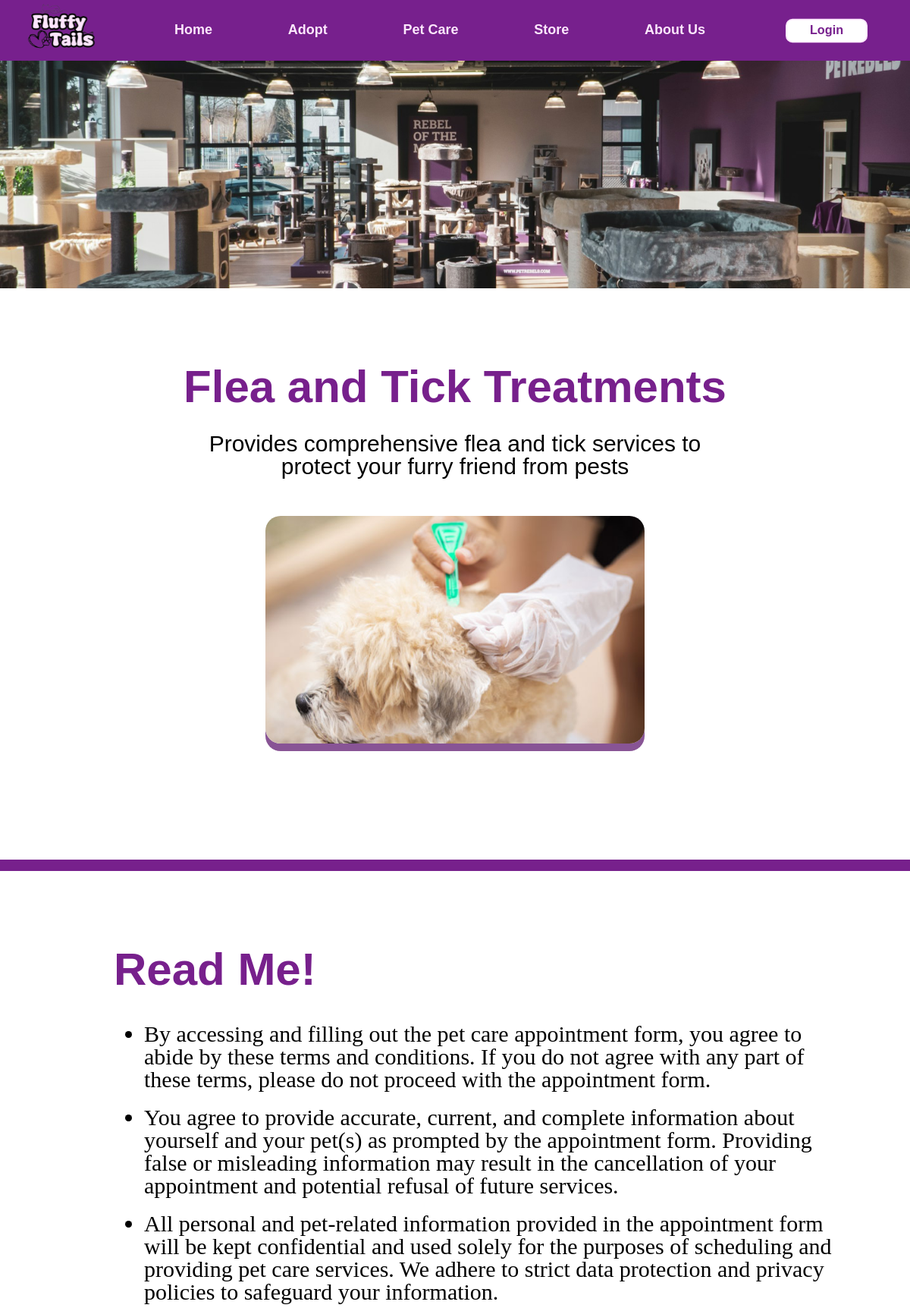
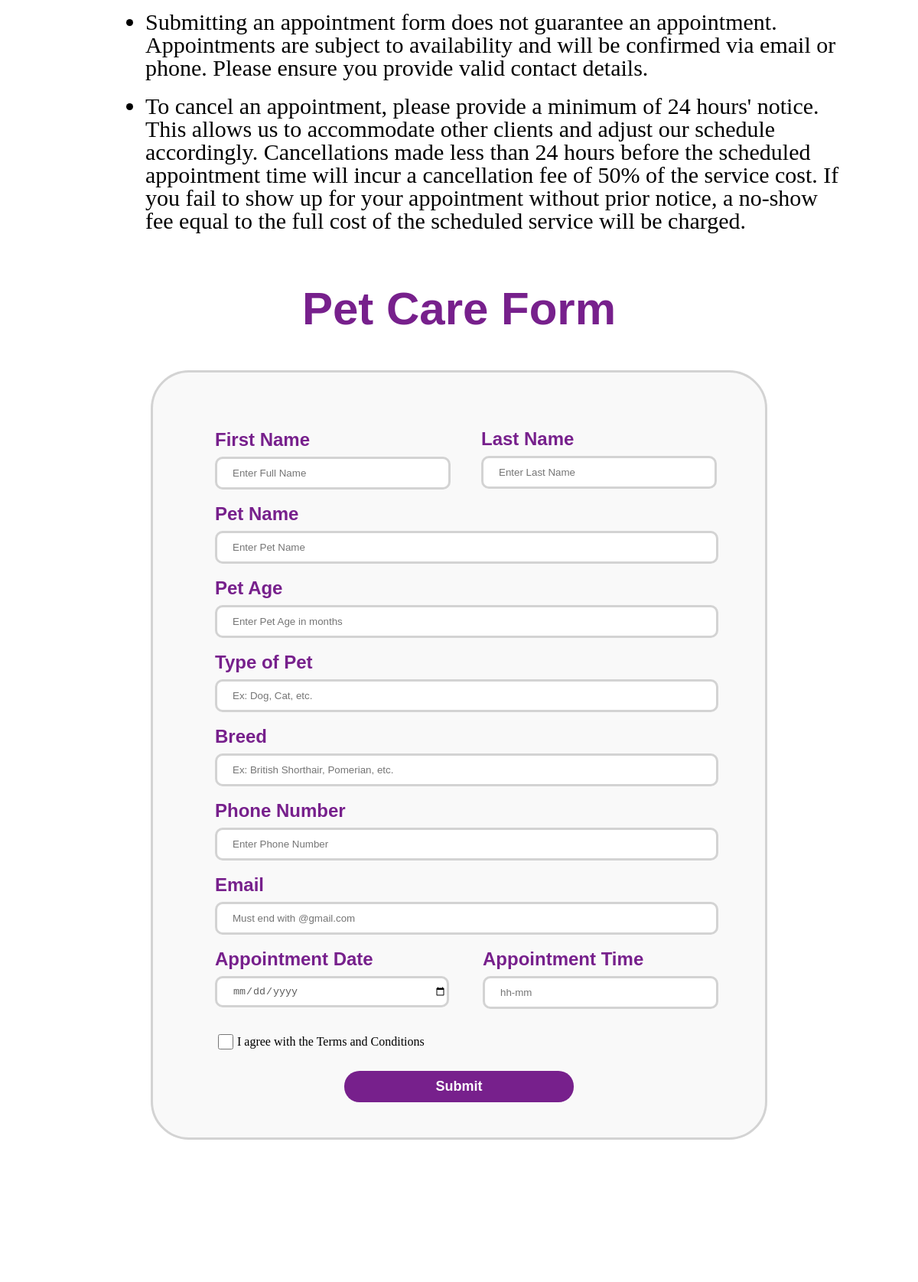
The page /php/care-detail-page.php?id=CI0002 (upper part) on the database its author committed (2 pictures, top to bottom).
### tables this page shows
CREATE TABLE `cares` (
  `care_id` char(6) NOT NULL,
  `care_name` varchar(100) NOT NULL,
  `care_description` varchar(255) DEFAULT NULL,
  `care_img` varchar(255) DEFAULT NULL
);

### php/fuction.php (called while the page is built, shortened)
<?php
    $servername = "localhost";
    $username = "root";
    $password = "";
    $dbname = "fluffy_tails";
    $conn = mysqli_connect($servername, $username, $password, $dbname);
    function query($query){
        global $conn;
        $result = mysqli_query($conn, $query);
        $rows = [];
        while($row = mysqli_fetch_assoc($result)){
            $rows[] = $row;
        }
        return $rows;
    }
?>

### php/care-detail-page.php (the view, shortened to what this page needs)
<?php
  require '../php/fuction.php';
  $id = $_GET["id"];
  $care = query("SELECT * FROM cares WHERE care_id = '$id'")[0];
?>
<!DOCTYPE html>
<html lang="en">
<head>
</head>
<link rel="stylesheet" href="../css/css-reset.css">
<link rel="stylesheet" href="../css/header.css">
<link rel="stylesheet" href="../css/general.css">
<link rel="stylesheet" href="../css/home-page.css">
<link rel="stylesheet" href="../css/care-detail-page.css">
<link rel="stylesheet" href="../css/adoption-form-page.css">
<link rel="stylesheet" href="../css/footer.css">
<body>
  <div class="header">
    <div class="left-section">
      <img class="logo" src="../img/logo.svg">
    </div>
    <div class="mid-section">
      <a href="./index.php" class="header-text">Home</a>
      <a href="./adopt-page.php" class="header-text">Adopt</a>
      <a href="./care-page.php" class="header-text">Pet Care</a>
      <a href="./store-page.php" class="header-text">Store</a>
      <a href="./about-us-page.php" class="header-text">About Us</a>
    </div>
    <div class="right-section">
      <button class="login-button" id="login-button">Login</button>
    </div>
  </div>
  <div class="top-img">
    <img class="store-img" src="../asset/petshop.jpg">
  </div>
  <div class="care-detail-first-section">
    <div class="pet-care-info">
      <p class="care-detail-title"><?php echo($care["care_name"]); ?></p>
      <p class="care-detail-info"><?php echo($care["care_description"]); ?></p>
    </div>
    <div>
      <img class="petcare-img" src="../asset/services/<?php echo($care["care_img"]); ?>">
    </div>
  </div>
  <div class="line">
  </div>
  <div>
    <p class="readme-title">Read Me!</p>
    <ul class="readme-detail">
      <li class="readme-list">
        By accessing and filling out the pet care appointment form, you agree to abide by these terms and conditions. If you do not agree with any part of these terms, please do not proceed with the appointment form.
      </li>
      <li>
        You agree to provide accurate, current, and complete information about yourself and your pet(s) as prompted by the appointment form. Providing false or misleading information may result in the cancellation of your appointment and potential refusal of future services.
      </li>
      <li>
        All personal and pet-related information provided in the appointment form will be kept confidential and used solely for the purposes of scheduling and providing pet care services. We adhere to strict data protection and privacy policies to safeguard your information.
      </li>
      <li>
        Submitting an appointment form does not guarantee an appointment. Appointments are subject to availability and will be confirmed via email or phone. Please ensure you provide valid contact details.
      </li>
      <li class="readme-list">
        To cancel an appointment, please provide a minimum of 24 hours' notice. This allows us to accommodate other clients and adjust our schedule accordingly. Cancellations made less than 24 hours before the scheduled appointment time will incur a cancellation fee of 50% of the service cost. If you fail to show up for your appointment without prior notice, a no-show fee equal to the full cost of the scheduled service will be charged.
      </li>
    </ul>
  </div>
  <div id="care-form">
    <div class="pet-care-form-text"><p >Pet Care Form</p></div>
    <div class="form-petcare">
    <form action="" method="post">
      <div class="form-name">
        <div class="insert-name">
          <div class="first-name">
            <p>First Name</p>
            <input class="namefield" type="text" placeholder="Enter Full Name" name="fname">
          </div>
          <div class="last-name">
            <p>Last Name</p>
            <input class="namefield" type="text" placeholder="Enter Last Name" name="lname">
          </div>
      </div>
      </div>
      <div class="form-data">
        <div class="input-form">
          <p>Pet Name</p>
          <input class="textfield" type="text" placeholder="Enter Pet Name" name="petName">
        </div>
        <div class="input-form">
          <p>Pet Age</p>
          <input class="textfield" type="text" placeholder="Enter Pet Age in months" name="petAge">
        </div>
        <div class="input-form">
          <p>Type of Pet</p>
          <input class="textfield" type="text" placeholder="Ex: Dog, Cat, etc." name="petType">
        </div>
        <div class="input-form">
          <p>Breed</p>
          <input class="textfield" type="text" placeholder="Ex: British Shorthair, Pomerian, etc." name="petBreed">
        </div>
        <div class="input-form">
          <p>Phone Number</p>
          <input class="textfield" type="text" placeholder="Enter Phone Number" name="phoneNumber">
        </div>
        <div class="input-form">
          <p>Email</p>
          <input class="textfield" type="text" placeholder="Must end with @gmail.com" name="email">
        </div>
      </div>
        <div class="appointment-data">
          <div class="appoinment-date">
            <p>Appointment Date</p>
            <input class="namefield" type="date" placeholder="dd-mm-yyyy" name="appoinment">
          </div>
          <div class="appointment-time">
            <p>Appointment Time</p>
            <input class="namefield" type="text" placeholder="hh-mm" name="time">
          </div>
      </div>
      <div class="checkbox-care">
        <input id="checkbox" type="checkbox" name="agreement">
        <label class="checkbox-label" for="checkbox">I agree with the Terms and Conditions</label>
      </div>
      <div class="submit-button-care">
        <button id="submit-button-care" name="submit">Submit</button>
      </div>
    </form>
    </div>
  </div>
</body>
</html>

### css/header.css (style rules this page uses)
.header { display: flex; flex-direction: row; justify-content: space-between; align-items: center; background-color: #77208D; border: none; height: 80px; top: 0; left: 0; right: 0; position: sticky; z-index: 100; }
.left-section { display: flex; }
.logo { padding-bottom: 10px; padding-left: 30px; width: 100px; }
.mid-section { display: flex; flex: 1; justify-content: space-between; padding-left: 100px; padding-right: 100px; max-width: 800px; }
.header-text { color: #FDE7FD; font-weight: bold; font-size: 18px; }
.right-section { display: flex; padding-right: 50px; }
.login-button { width: 120px; color: #77208D; background-color: white; font-weight: bold; border-radius: 10px; border-color: #FDE7FD; border-style: solid; font-size: 18px; height: 35px; cursor: pointer; transform: scaleX(0.9) scaleY(0.9); transition: 0.2s ease; padding-bottom: 4px; font-family: Arial, Helvetica, sans-serif; }
.header a { font-family: Arial, Helvetica, sans-serif; text-align: center; text-decoration: none; padding-top: 8px; }
.header a::after { content: ''; display: block; padding-bottom: 8px; border-bottom: 2px solid #FDE7FD; transform: scaleX(0); transition: 0.5s ease; }

### css/general.css (style rules this page uses)
p { font-family: Arial, Helvetica, sans-serif; }
.top-img { display: flex; justify-content: center; align-items: center; margin:0; height: 300px; margin-bottom: 100px; }
.store-img { object-fit: cover; width: 100%; height: 300px; }
.line { margin-top: 150px; background-color: #77208C; height: 15px; display: flex; flex: 1; }

### css/care-detail-page.css (style rules this page uses)
html { scroll-behavior: smooth; }
.care-detail-first-section { display: flex; flex: 1; flex-direction: column; justify-content: center; align-items: center; margin-top: 60px; }
.pet-care-info { display: flex; flex-direction: column; justify-content: center; align-items: center; }
.care-detail-title { display: flex; color: #77208C; font-size: 60px; font-weight: bold; margin-bottom: 30px; }
.care-detail-info { font-size: 30px; text-align: center; width: 700px; }
.petcare-img { width: 500px; height: 300px; object-fit: cover; margin-top: 50px; border-radius: 20px; box-shadow: 0px 10px #885495; }
.appointment-data { display: flex; }
.form-petcare { display: flex; flex-direction: column; align-items: center; width: 800px; background-color: #F9F9F9; border-radius: 50px; border: solid; border-color: lightgray; height: 1000px; margin-top: 50px; margin-left: auto; margin-right: auto; justify-content: center; }
.form-petcare p { color: #77208C; font-weight: bold; font-size: 24px; }
.appointment-data { display: flex; padding-bottom: 30px; width: 658px; padding-left: 20px; justify-content: space-between; }
.submit-button-care { display: flex; justify-content: center; }
#submit-button-care { color: white; background-color: #77208C; font-weight: bold; font-size: 18px; width: 300px; border: none; border-radius: 20px; margin-top: 25px; padding: 10px 20px; cursor: pointer; }
.checkbox-care { display: flex; padding-left: 20px; width: 658px; }
#checkbox { width: 20px; height: 20px; margin-right: 5px; }
.checkbox-label { margin: auto 0px; }
.pet-care-form-text { display: flex; justify-content: center; color: #77208C; font-size: 60px; font-weight: bold; margin-top: 50px; }
.readme-detail li { padding-bottom: 20px; }

### css/adoption-form-page.css (style rules this page uses)
html { scroll-behavior: smooth; }
.readme-title { margin-top: 100px; padding-left: 150px; display: flex; flex: 1; font-size: 60px; font-weight: bold; color: #77208C; }
.readme-detail { margin-top: 40px; margin-left: 150px; margin-right: 100px; font-size: 30px; }
.readme-list { padding-bottom: 30px; }
.form-name { display: flex; }
.insert-name { display: flex; }
.first-name { padding-top: 30px; padding-left: 20px; }
.last-name { padding-top: 29px; padding-left: 40px; }
.namefield { border-radius: 10px; width: 280px; height: 35px; border: solid; border-color: lightgray; padding-left: 20px; color: rgb(93, 93, 93); margin-top: 10px; }
.textfield { border-radius: 10px; width: 630px; height: 35px; border: solid; border-color: lightgray; color: rgb(93, 93, 93); padding-left: 20px; margin-top: 10px; }
.form-data { display: flex; flex-direction: column; padding-top: 20px; padding-left: 20px; }
.input-form { padding-bottom: 20px; }
.readme-detail li { padding-bottom: 20px; }

### rows shown on the page
cares: care_name "Flea and Tick Treatments", care_description "Provides comprehensive flea and tick services to protect your furry friend from pests", care_img (picture)
